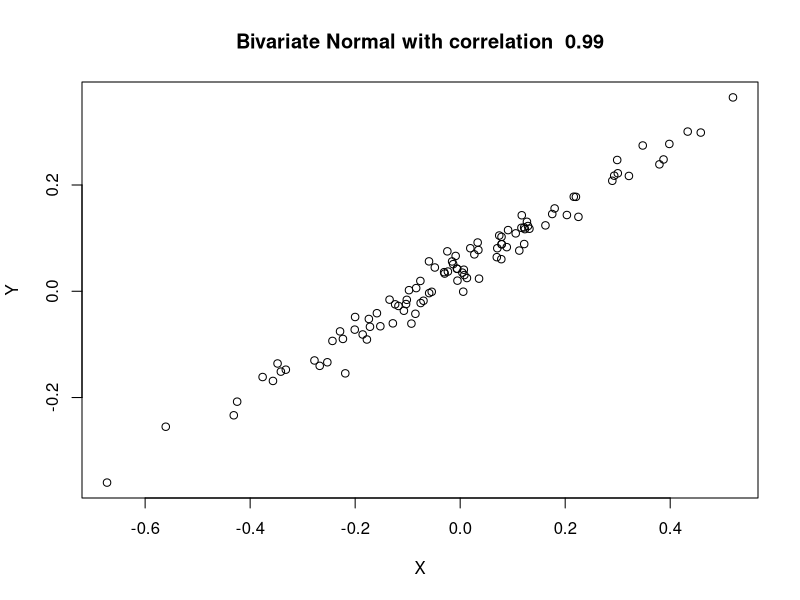
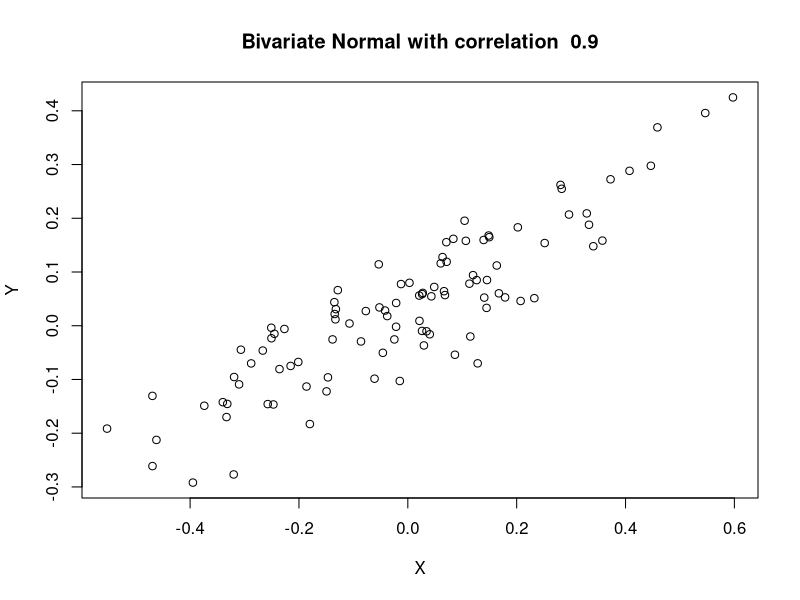
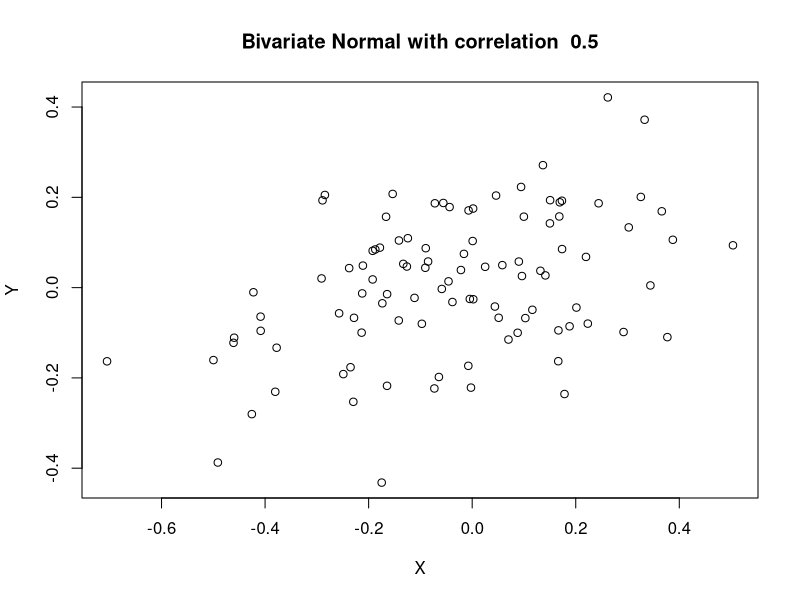
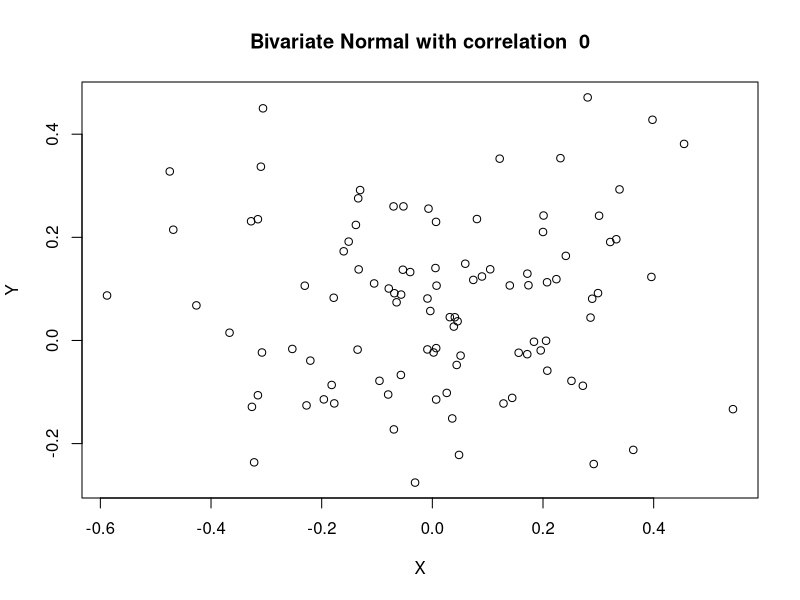
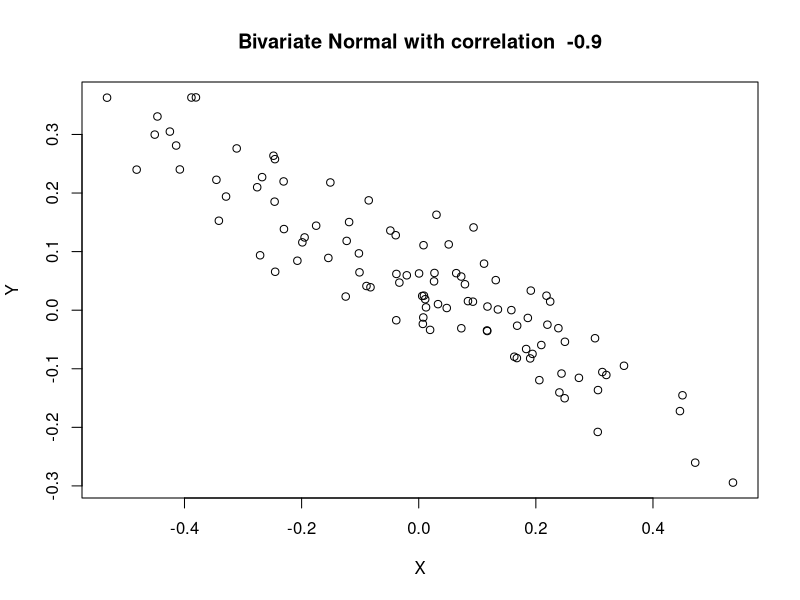

Write the R code that produced these figures, in order.
## ---- chunk 1
knitr::opts_chunk$set(echo = TRUE)
knitr::opts_knit$set(root.dir = "C:/Users/zyj37/Desktop/MAE/Winter/ECON 433/Homework")
library(mvtnorm)
## ---- chunk 2
exercise = function(p){
cov = p * 0.25 * 0.15
covm = matrix(c(0.0625, cov, cov, 0.0225), ncol = 2, byrow = T)
a = rmvnorm(100, mean = c(0.01, 0.05), sigma = covm)
plot(a, xlab = "X", ylab = "Y", main = (paste("Bivariate Normal with correlation ", p)))
p = pmvnorm(lower = c(-Inf, -Inf), upper = c(0,0), mean = c(0.01,0.05), sigma = covm)
sprintf("joint probability P(X<=0,Y<=0)=%#.3f", p)
}
exercise(0.99)
## ---- chunk 3
exercise(0.9)
## ---- chunk 4
exercise(0.5)
## ---- chunk 5
exercise(0)
## ---- chunk 6
exercise(-0.9)
## ---- chunk 7
atleast = rep(0, 100000) # numbers of trials
set.seed(46)
for (i in 1:100000) {
  r <- rnorm(45, mean = .05 / 253,
             sd = .23 / sqrt(253))
  W <- 1e6 * exp(cumsum(r)) # wealth for each day
  atleast[i] <- any(W <= 950000) # check
}
sprintf("the probability that the value of the stock will be below $950,000 at the close of at least one of the next 45 trading days is %#.3f", mean(atleast))
## ---- chunk 8
bigprofit =rep(0,100000)
set.seed(46)
for (i in 1 : 100000) {
  r <- rnorm(45, mean = .05 / 253,
             sd = .23/ sqrt(253))
  W <- 1e6 * exp(cumsum(r))
  bigprofit[i] <- ifelse(as.numeric(any(W <= 950000)) == 1, 0, W[45])
}
sprintf("the probability that the hedge fund will make a prot of at least $100,000 is %#.4f", mean(bigprofit > 1.1e6))
## ---- chunk 9
#c
loss <- rep(0, 100000)
wipe <- rep(0, 100000)
loss_atend <- rep(0,100000)
for (i in 1:100000) {
  r <- rnorm(45, mean = .05 / 253,
             sd = .23/ sqrt(253))
  W <- 1e6 * exp(cumsum(r))
  wipe[i] <- any(W <= 950000) # wipe out
  loss_atend[i] <- (W[45] < 1e6) # at day 45 W is less than 950000
  loss[i] <- wipe[i] | loss_atend[i]
}
sprintf("the probability the hedge fund will suffer a loss is %#.3f",mean(loss)
)
## ---- chunk 10
Profit <- rep(0, 100000)
Price <- rep(0, 100000)
wipe_point <- rep(0, 100000)
set.seed(46)
for (i in 1 : 100000) {
  r <- rnorm(45, mean = .05 / 253,
             sd = .23/ sqrt(253))
  W <- 1e6 * exp(cumsum(r))
    if(any(W <= 950000) == 1){
    wipe_point[i] <- which(W <= 950000)[1] # if wipe out, find the date of wipping out
    Price[i] <- W[wipe_point[i]]
  }
  else {
    Price[i] <- W[45] # if not wipe out, wealth on day 45
  }
}  

Profit <- Price - 950000 - 50000 # profit = price - cost - borrow
sprintf("the expected profit from this trading strategy is %#3.f", mean(Profit))
## ---- chunk 11
cc_mean <- rep(0, 100000)
wipe_point2 <- rep(0, 100000)
simple_return <- rep(0, 100000)
for (i in 1 : 100000) {
  r <- rnorm(45, mean = .05 / 253,
             sd = .23/ sqrt(253))
  r_cumsum <- cumsum(r)
  if(any(r_cumsum <= -0.05) == 1){ # wipe out
    wipe_point2[i] <- which(r_cumsum <= -0.05)[1] # the day where wipe out
    simple_return[i] <- (exp(r_cumsum[wipe_point2[i]]) * 1e6 - 1e6) / 50000 # calculate simple return of 45 days
    if((wipe_point2[i] != 0) & (simple_return[i] >= -1)){ # loss does not go over 50000
      cc_mean[i] <- log(1 + simple_return[i]) / wipe_point2[i]
    }
    else if((wipe_point2[i] != 0) & (simple_return[i] < -1)) # loss go over 50000
      cc_mean[i] <- -log(abs((exp(r_cumsum[wipe_point2[i]]) * 1e6 - 1e6) / 50000)) / wipe_point2[i]
    
    # if wipe out the average return is the average between day 1 and the day that wipe out
  }
  else {
    simple_return[i] <- (exp(r_cumsum[45]) * 1e6 - 1e6) / 50000
    cc_mean[i] <- log(1 + simple_return[i]) / 45
# if not, the average return is the aeverage over 45 days
  }
}
sprintf("the expected averaging return is %#.3f", mean(cc_mean))

